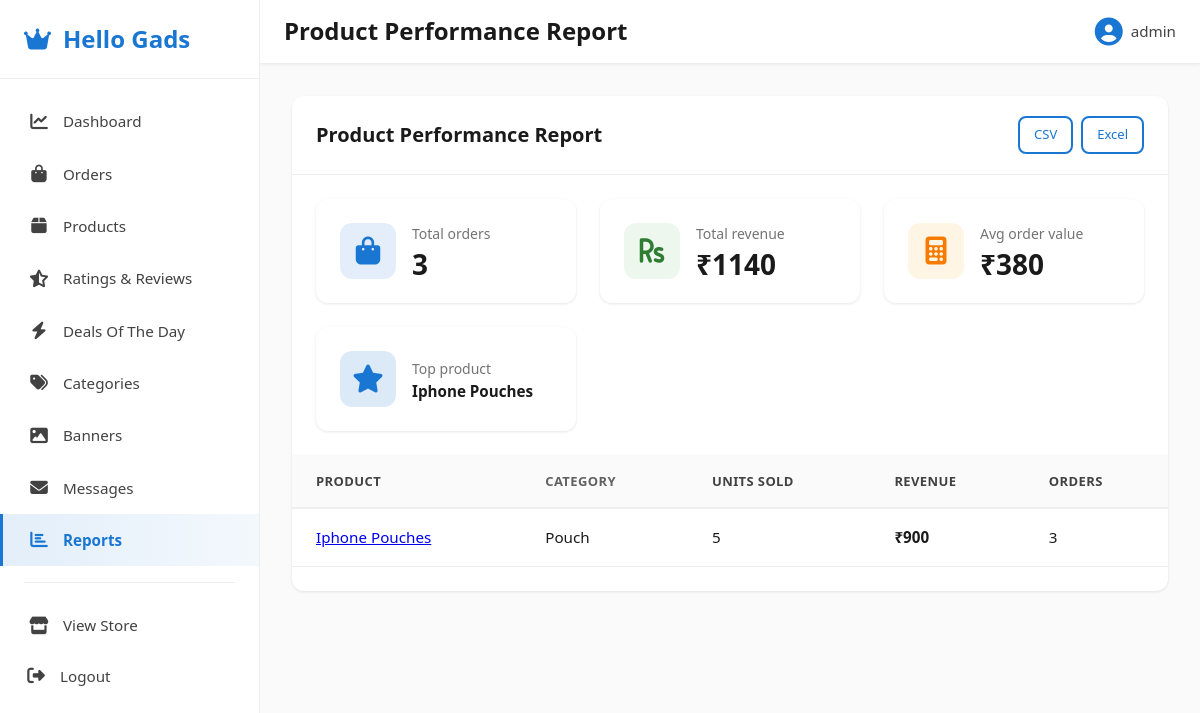
/dashboard/reports/products/ (signed in), run on the app's committed database.
### app/models.py (models this page shows, shortened)
class TimeStampedModel(models.Model):
    created_at = models.DateTimeField(auto_now_add=True, db_index=True)
    updated_at = models.DateTimeField(auto_now=True)
    class Meta:
        abstract = True

class Product(TimeStampedModel):
    category = models.ForeignKey(Category, on_delete=models.PROTECT, related_name="products")
    name = models.CharField(max_length=200, db_index=True)
    slug = models.SlugField(max_length=220, unique=True)
    description = models.TextField(blank=True)
    brand = models.CharField(max_length=120, blank=True, db_index=True)
    is_featured = models.BooleanField(default=False, db_index=True)
    is_bestseller = models.BooleanField(default=False, db_index=True)
    is_deal_of_day = models.BooleanField(default=False, db_index=True)
    deal_of_day_start = models.DateField(blank=True, null=True, db_index=True)
    deal_of_day_end = models.DateField(blank=True, null=True, db_index=True)
    is_active = models.BooleanField(default=True, db_index=True)
    average_rating = models.DecimalField(
        max_digits=3, decimal_places=2, default=0,
        help_text="Average star rating from verified reviews (1-5).",
    )
    total_reviews = models.PositiveIntegerField(
        default=0,
        help_text="Total number of approved, non-deleted reviews.",
    )
    objects = ProductQuerySet.as_manager()
    class Meta:
        ordering = ["-created_at"]
        indexes = [
            models.Index(fields=["is_active", "is_featured"]),
            models.Index(fields=["is_active", "is_bestseller"]),
            models.Index(fields=["is_active", "is_deal_of_day"]),
            models.Index(fields=["category", "is_active"]),
            models.Index(fields=["is_active", "brand"]),
        ]

class Category(TimeStampedModel):
    name = models.CharField(max_length=120, unique=True)
    slug = models.SlugField(max_length=140, unique=True)
    is_active = models.BooleanField(default=True, db_index=True)
    image = models.ImageField(upload_to="categories/", blank=True, null=True)
    class Meta:
        ordering = ["name"]
        indexes = [
            models.Index(fields=["is_active", "name"]),
        ]

### app/admin_report_views.py (the view)
# urls.py: path("reports/products/", admin_report_views.ProductPerformanceReportView.as_view(), name="report_products"),
class ProductPerformanceReportView(StaffRequiredMixin, TemplateView):
    template_name = "admin/reports/report_products.html"
    def get_context_data(self, **kwargs):
        context = super().get_context_data(**kwargs)
        filters = _get_report_filters(self.request)
        qs = get_product_performance_queryset(filters)
        qs = _apply_sort_products(qs, filters["sort"])
        order_qs = get_base_order_queryset()
        order_qs = apply_report_filters(order_qs, **_filter_kwargs_for_report(filters))
        from django.conf import settings as django_settings
        _f = _get_report_filters(self.request)
        _cache_params = {k: _f[k] for k in _f if k not in ("sort", "page", "page_size")}
        cache_key = report_cache_key("products", **_cache_params) if getattr(django_settings, "CACHE_REPORT_SUMMARY", False) else None
        summary = get_report_summary(order_qs, cache_key=cache_key)
        paginator = Paginator(qs, filters["page_size"])
        page = paginator.get_page(filters["page"])
        context.update({
            "active_menu": "reports",
            "report_type": "products",
            "summary": summary,
            "page_obj": page,
            "products": page.object_list,
            "date_presets": DATE_PRESETS,
            "filters": filters,
            "status_choices": Order.Status.choices,
            "payment_choices": Payment.Method.choices,
            "categories": Category.objects.filter(is_active=True).order_by("name"),
            "filter_products": Product.objects.filter(is_active=True).order_by("name")[:200],
            "sort": filters["sort"],
        })
        return context

### app/admin_report_views.py (called while the page is built)
def _get_report_filters(request):
    get = request.GET
    return {
        "date_preset": get.get("date_preset") or "this_month",
        "date_from": get.get("date_from"),
        "date_to": get.get("date_to"),
        "order_status": get.get("status"),
        "payment_method": get.get("payment_method"),
        "product_id": get.get("product") or get.get("product_id"),
        "category_id": get.get("category") or get.get("category_id"),
        "user_id": get.get("user") or get.get("user_id"),
        "guest_only": get.get("guest_only") == "1" or get.get("guest_only") == "true",
        "min_amount": get.get("min_amount"),
        "max_amount": get.get("max_amount"),
        "sort": get.get("sort") or "-created_at",
        "page": get.get("page", 1),
        "page_size": min(int(get.get("page_size") or 20), 100),
    }

def _apply_sort_products(qs, sort_param):
    allowed = {"units_sold", "-units_sold", "revenue", "-revenue", "name", "-name", "order_count", "-order_count"}
    if sort_param in allowed:
        return qs.order_by(sort_param)
    return qs.order_by("-units_sold")

### app/admin_views.py (called while the page is built)
    def test_func(self):
        return self.request.user.is_authenticated and self.request.user.is_staff

### app/context_processors.py (called while the page is built)
def site_contact_context(request):
    return {
        "site_phone": getattr(settings, "SITE_PHONE", "+91 62384 39926"),
        "site_whatsapp": getattr(settings, "SITE_WHATSAPP", "916238439926"),
    }

def cart_context(request):
    try:
        cart = CartService.get_or_create_cart(request)
        cart_count = sum(item.quantity for item in cart.items.all())
        totals = CartService.compute_totals(cart)
        cart_subtotal = totals.subtotal
    except Exception:
        cart_count = 0
        cart_subtotal = 0
    return {
        "cart_count": cart_count,
        "cart_subtotal": cart_subtotal,
    }

def admin_message_badge(request):
    count = 0
    user = getattr(request, "user", None)
    if user and user.is_authenticated and user.is_staff:
        count = ContactMessage.objects.filter(is_resolved=False).count()
    return {"admin_unresolved_messages": count}

### app/models.py (called while the page is built)
    @property
    def line_total(self):
        return self.unit_price * self.quantity

### app/report_utils.py (called while the page is built)
def get_base_order_queryset():
    return Order.objects.select_related("address", "user", "payment").prefetch_related(
        "items__product",
        "items__variant",
        "items__size_variant",
    )

def _filter_kwargs_for_report(filters):
    return {k: v for k, v in filters.items() if k in _ORDER_FILTER_KEYS}

### templates/admin/reports/report_products.html (shortened to what this page needs)
{% extends "admin/base.html" %}
{% load static %}
{% block page_title %}Product Performance Report{% endblock %}
{% block content %}
<div class="report-page" data-report-type="products">
    <div class="card report-card">
        <div class="card-header report-card-header">
            <h3 class="card-title">Product Performance Report</h3>
            <div class="report-export-buttons">
                <a href="#" class="btn btn-sm btn-outline" id="reportExportCsv">CSV</a>
                <a href="#" class="btn btn-sm btn-outline" id="reportExportXlsx" data-format="xlsx">Excel</a>
            </div>
        </div>
        <div class="card-body">
            <div class="report-summary" id="reportSummary">
                <div class="stats-grid report-summary-cards">
                    <div class="stat-card">
                        <div class="stat-icon primary"><i class="fas fa-shopping-bag"></i></div>
                        <div class="stat-content">
                            <div class="stat-label">Total orders</div>
                            <div class="stat-value" id="summaryTotalOrders">{{ summary.total_orders }}</div>
                        </div>
                    </div>
                    <div class="stat-card">
                        <div class="stat-icon success"><i class="fas fa-rupee-sign"></i></div>
                        <div class="stat-content">
                            <div class="stat-label">Total revenue</div>
                            <div class="stat-value" id="summaryTotalRevenue">₹{{ summary.total_revenue|floatformat:0 }}</div>
                        </div>
                    </div>
                    <div class="stat-card">
                        <div class="stat-icon warning"><i class="fas fa-calculator"></i></div>
                        <div class="stat-content">
                            <div class="stat-label">Avg order value</div>
                            <div class="stat-value" id="summaryAvgOrder">₹{{ summary.avg_order_value|floatformat:0 }}</div>
                        </div>
                    </div>
                    <div class="stat-card">
                        <div class="stat-icon info"><i class="fas fa-star"></i></div>
                        <div class="stat-content">
                            <div class="stat-label">Top product</div>
                            <div class="stat-value stat-value-sm" id="summaryTopProduct">{{ summary.top_product_name|truncatewords:6 }}</div>
                        </div>
                    </div>
                </div>
            </div>
            <div class="table-responsive report-table-wrap">
                <table class="table report-table">
                    <thead>
                        <tr>
                            <th><a href="?" class="report-sort" data-sort="name">Product</a></th>
                            <th>Category</th>
                            <th><a href="?" class="report-sort" data-sort="-units_sold">Units sold</a></th>
                            <th><a href="?" class="report-sort" data-sort="-revenue">Revenue</a></th>
                            <th><a href="?" class="report-sort" data-sort="-order_count">Orders</a></th>
                        </tr>
                    </thead>
                    {% include "admin/reports/partials/products_table.html" with products=products %}
                </table>
            </div>
        </div>
    </div>
</div>
{% endblock %}

### templates/admin/base.html (shortened to what this page needs)
<!DOCTYPE html>
<html lang="en">
<head>
    {% load static %}
    <link rel="stylesheet" href="{% static 'css/loader.css' %}">
    <link rel="stylesheet" href="{% static 'css/admin.css' %}">
    <link rel="stylesheet" href="{% static 'css/admin-mobile.css' %}">
    <link rel="stylesheet" href="https://cdnjs.cloudflare.com/ajax/libs/font-awesome/6.4.0/css/all.min.css">
</head>
<body>
    <div class="admin-wrapper">
        <aside class="sidebar" id="sidebar">
            <div class="sidebar-header">
                <h2 class="sidebar-logo">
                    <i class="fas fa-crown"></i>
                    <span>Hello Gads</span>
                </h2>
            </div>
            <nav class="sidebar-nav">
                <a href="{% url 'admin_panel:dashboard' %}" class="nav-item {% if active_menu == 'dashboard' %}active{% endif %}">
                    <i class="fas fa-chart-line"></i>
                    <span>Dashboard</span>
                </a>
                <a href="{% url 'admin_panel:order_list' %}" class="nav-item {% if active_menu == 'orders' %}active{% endif %}">
                    <i class="fas fa-shopping-bag"></i>
                    <span>Orders</span>
                </a>
                <a href="{% url 'admin_panel:product_list' %}" class="nav-item {% if active_menu == 'products' %}active{% endif %}">
                    <i class="fas fa-box"></i>
                    <span>Products</span>
                </a>
                <a href="{% url 'admin_panel:review_list' %}" class="nav-item {% if active_menu == 'reviews' %}active{% endif %}">
                    <i class="fas fa-star-half-alt"></i>
                    <span>Ratings &amp; Reviews</span>
                </a>
                <a href="{% url 'admin_panel:deal_list' %}" class="nav-item {% if active_menu == 'deals' %}active{% endif %}">
                    <i class="fas fa-bolt"></i>
                    <span>Deals Of The Day</span>
                </a>
                <a href="{% url 'admin_panel:category_list' %}" class="nav-item {% if active_menu == 'categories' %}active{% endif %}">
                    <i class="fas fa-tags"></i>
                    <span>Categories</span>
                </a>
                <a href="{% url 'admin_panel:banner_list' %}" class="nav-item {% if active_menu == 'banners' %}active{% endif %}">
                    <i class="fas fa-image"></i>
                    <span>Banners</span>
                </a>
                <a href="{% url 'admin_panel:message_list' %}" class="nav-item {% if active_menu == 'messages' %}active{% endif %}">
                    <i class="fas fa-envelope"></i>
                    <span class="nav-item-label">
                        Messages
                    </span>
                </a>
                <a href="{% url 'admin_panel:report_list' %}" class="nav-item {% if active_menu == 'reports' %}active{% endif %}">
                    <i class="fas fa-chart-bar"></i>
                    <span>Reports</span>
                </a>
                <div class="nav-divider"></div>
                <a href="{% url 'store:home' %}" class="nav-item" target="_blank">
                    <i class="fas fa-store"></i>
                    <span>View Store</span>
                </a>
                <form method="post" action="{% url 'admin_panel:logout' %}" class="logout-form">
                    <button type="submit" class="nav-item logout-btn">
                        <i class="fas fa-sign-out-alt"></i>
                        <span>Logout</span>
                    </button>
                </form>
            </nav>
        </aside>
        <main class="main-content">
            <header class="topbar">
                <div class="topbar-title">
                    <h1 class="topbar-title-inner">{% block page_title %}Dashboard{% endblock %}</h1>
                </div>
                <div class="topbar-actions">
                    <div class="user-menu">
                        <i class="fas fa-user-circle"></i>
                        <span class="user-name">{{ request.user.username }}</span>
                    </div>
                </div>
            </header>
            <div class="content-area">
                {% block content %}{% endblock %}
            </div>
        </main>
    </div>
</body>
</html>

### templates/admin/reports/partials/products_table.html
<tbody>
    {% for p in products %}
    <tr>
        <td data-label="Product"><a href="{% url 'admin_panel:product_edit' p.pk %}">{{ p.name }}</a></td>
        <td data-label="Category">{{ p.category.name|default:"—" }}</td>
        <td data-label="Units sold">{{ p.units_sold|default:0 }}</td>
        <td data-label="Revenue" class="report-amount">₹{{ p.revenue|floatformat:0|default:"0" }}</td>
        <td data-label="Orders">{{ p.order_count|default:0 }}</td>
    </tr>
    {% empty %}
    <tr><td colspan="5" class="report-empty">No product data found.</td></tr>
    {% endfor %}
</tbody>

### static/css/admin-mobile.css (style rules this page uses)
.btn-outline { background: transparent; color: var(--primary); border: 2px solid var(--primary); }
.topbar { position: -webkit-sticky; position: sticky; top: 0; z-index: 200; box-shadow: 0 1px 3px rgba(0, 0, 0, 0.06); -webkit-backface-visibility: hidden; backface-visibility: hidden; }

### data on the page
Product: name "Iphone Pouches", category.name "Pouch", units_sold "5", revenue "900", order_count "3"

### other printed values
{{ request.user.username }} "admin"
{{ summary.total_orders }} "3"
{{ summary.total_revenue|floatformat:0 }} "1140"
{{ summary.avg_order_value|floatformat:0 }} "380"
{{ summary.top_product_name|truncatewords:6 }} "Iphone Pouches"
